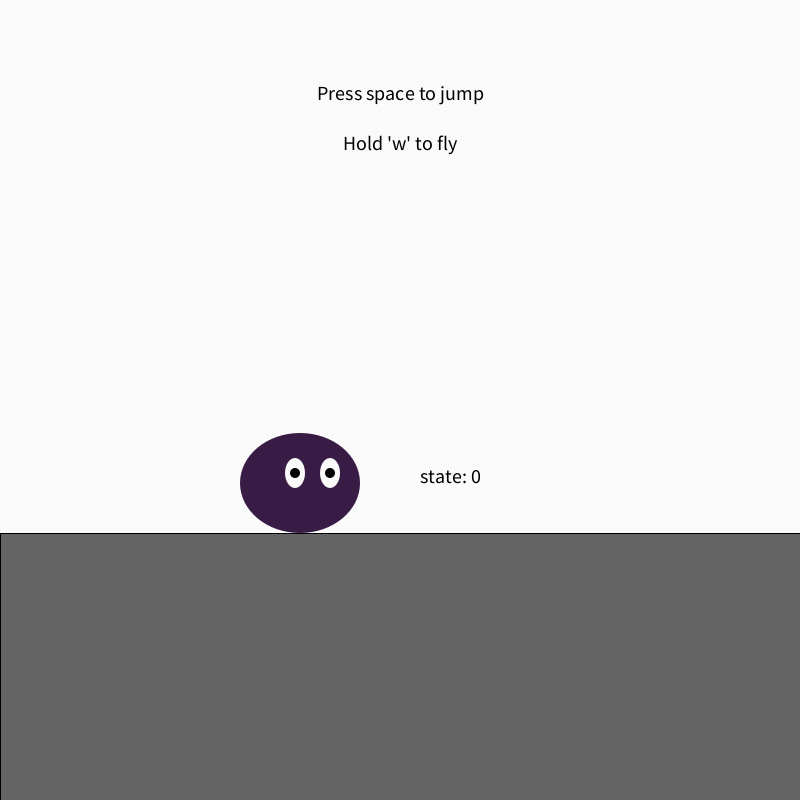
Frame 1 (no input)
Frame 60 (the mouse pressed at the canvas centre just before this capture): identical to frame 1, image omitted
Frame 120 (the mouse held since frame 60 and released just before this capture): identical to frame 1, image omitted

The Processing sketch that drew this single still picture (run headless with seeded random() and noise(); from frame 60 on, the mouse is pressed at the canvas centre):

// Processing sketch: w05_02_characterState
// ── w05_02_characterState.pde
// bryan ma for code 2 sp 19

Character c;

float floor;

void setup() {
  size(800, 800);
  colorMode(HSB);
  floor = (height*2)/3;
  c = new Character();
  textSize(20);
  textAlign(CENTER);
  //strokeWeight(3);
}

void draw() {
  background(250);
  stroke(0);
  fill(100);
  rect(0, (height*2)/3, width, height);

  fill(0);
  text("Press space to jump", width/2, 100);
  text("Hold 'w' to fly", width/2, 150);

  text("state: " + c.state, 450, floor - 50);

  c.update();
  c.display();
}

void keyPressed() {
  c.handleInput(key);
}

class Character {
  int state;  // 0 - standing, 1 - in air
  PVector pos;
  PVector vel;
  float grav;
  float w;
  float h;
  float baseh;

  Character() {
    w = 120;
    h = 100;
    baseh = 100;
    grav = 0.9;
    pos = new PVector(300, floor - baseh/2);
    vel = new PVector(0, 0);
  }

  void display() {
    switch (state) {
    case 0:
      fill(200, 150, 70);
      break;
    case 1:
      fill(200, 70, 190);
      break;
    case 2:
      fill(50, 50, 100);
      break;
    default:
      break;
    }

    noStroke();
    h += ((baseh + vel.y * 2) - h) * 0.3;
    ellipse(pos.x, pos.y, w, h);

    fill(250);
    noStroke();
    ellipse(pos.x - 5, pos.y - 10, 20, 30);
    ellipse(pos.x + 30, pos.y - 10, 20, 30);

    fill(0);
    ellipse(pos.x - 5, pos.y - 10, 10, 10 + abs(vel.y));
    ellipse(pos.x + 30, pos.y - 10, 10, 10 + abs(vel.y));
  }


  void update() {
    switch (state) {
    case 0:
      vel.y = 0;
      break;
    case 1:
      pos.add(vel);
      vel.y += grav;
      if (pos.y + vel.y > floor - baseh/2) {
        state = 0;
        pos.y = floor - baseh/2;
      }
      break;
    case 2:
      //pos.add(vel);
      //vel.y += grav;
      pos.y+=5;
      if (keyPressed) {
        if (key =='w') {
          pos.y -= 20;
        }
      }
      if (pos.y > floor - baseh/2) {
        state = 0;
        pos.y = floor - baseh/2;
      }
      break;
    default:
      break;
    }
  }

  void handleInput(char k) {
    println(k);
    switch (state) {
    case 0:
      if (k == ' ') {
        state = 1;
        vel.y = -20;
      } 
      if (k=='w') {
        state = 2;
        pos.y -= 50;
      }
      break;
    case 1:
      break;
    case 2:
      break;
    default:
      break;
    }
  }
}
